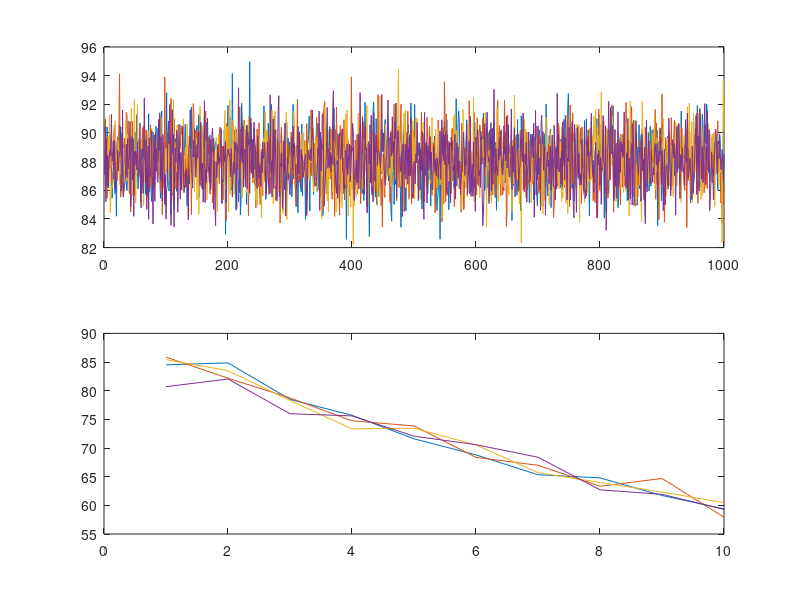

MATLAB code for this plot:
clc;
r=.04;
sigma=.2;
T=10;
dt=10/1000;
howmany=1000;

s1=zeros(11,1); 
s2=zeros(11,1); 
s3=zeros(11,1); 
s4=zeros(11,1); 

r1=randn(howmany,1);
r2=randn(howmany,1);
r3=randn(howmany,1);
r4=randn(howmany,1);

for i=1:howmany;
    Snod=88;
for p=1:i;
s1T=Snod*exp(sigma*sqrt(dt)*r1(p)+(r-sigma^2/2)*dt);
s2T=Snod*exp(sigma*sqrt(dt)*r2(p)+(r-sigma^2/2)*dt);
s3T=Snod*exp(sigma*sqrt(dt)*r3(p)+(r-sigma^2/2)*dt);
s4T=Snod*exp(sigma*sqrt(dt)*r4(p)+(r-sigma^2/2)*dt);
end;
    s1(i)=s1T;
    s2(i)=s2T;
    s3(i)=s3T;
    s4(i)=s4T;
end;
s1e=zeros(10,1);
s2e=zeros(10,1);
s3e=zeros(10,1);
s4e=zeros(10,1);

for i=100:100:1000
    s1e(i/100)=exp(-r*i/100)*s1(i);
    s2e(i/100)=exp(-r*i/100)*s2(i);
    s3e(i/100)=exp(-r*i/100)*s3(i);
    s4e(i/100)=exp(-r*i/100)*s4(i);
end;

subplot(2,1,1);
plot([s1 s2 s3 s4]);
subplot(2,1,2);
plot([s1e s2e s3e s4e]);